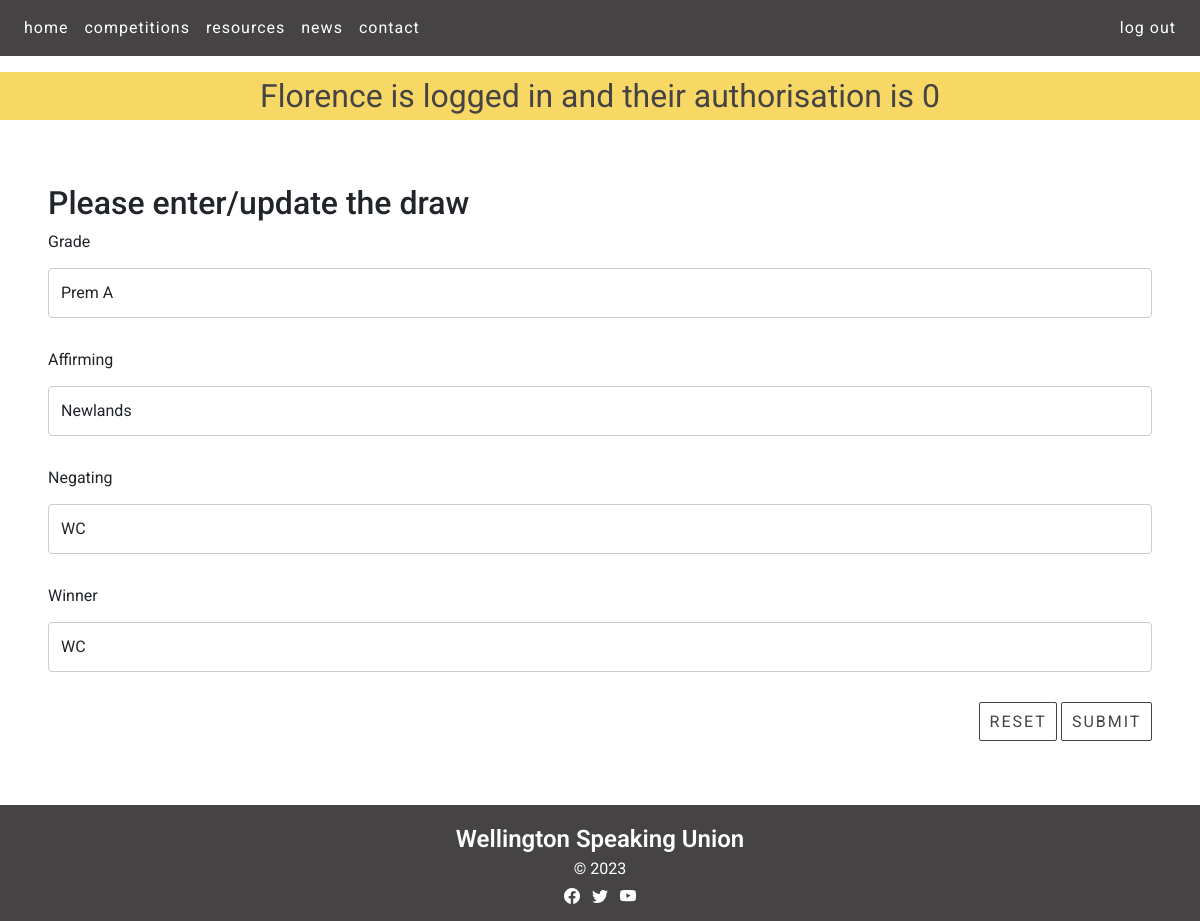
Before: /draw_cud?id=3&task=update (signed in) with the older database file.
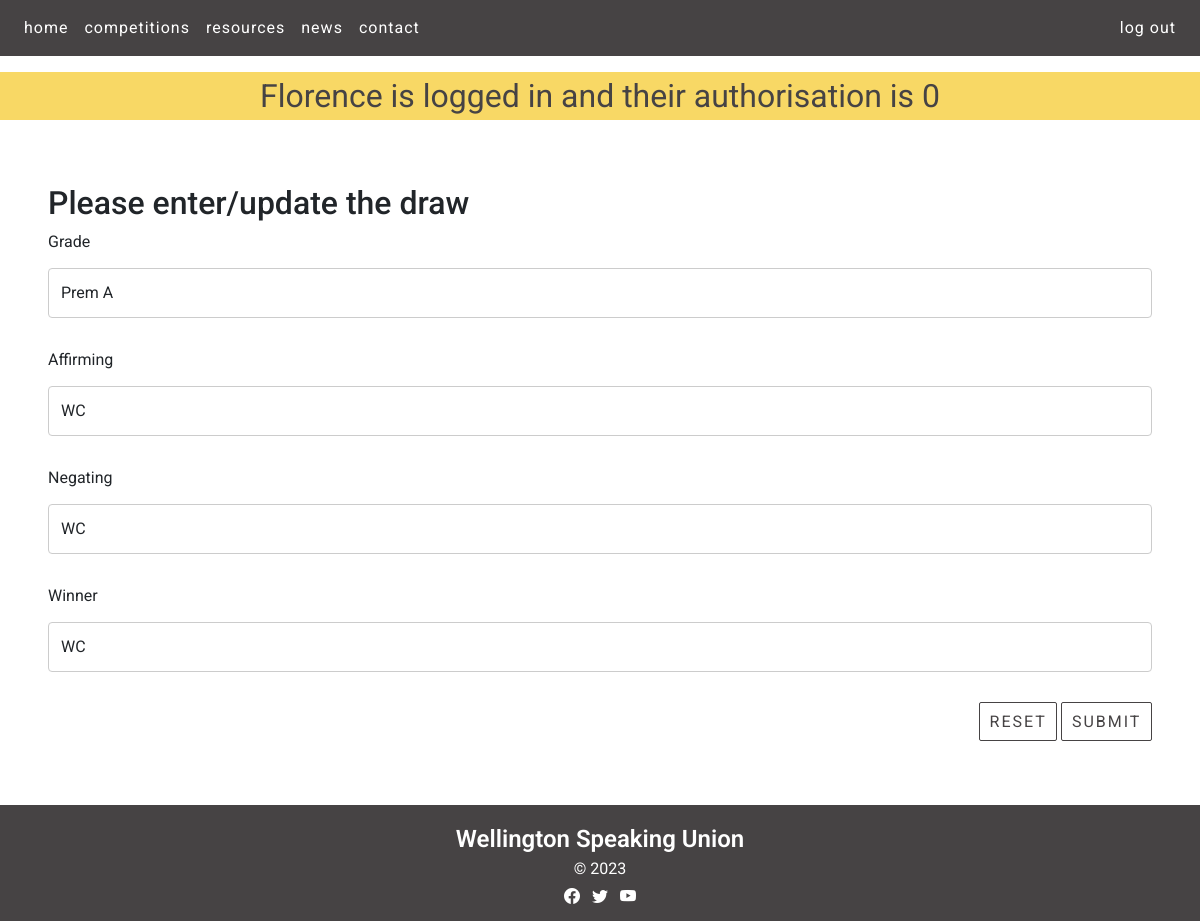
After: the same page with the newer database file.
### tables this page shows
CREATE TABLE draw(
    draw_id integer primary key autoincrement not null,
    grade text not null,
    round integer not null,
    affirming text not null,
    negating text not null,
    winner text
);

### server.py (the view, shortened to what this page needs)
@app.route ('/draw_cud', methods=["GET", "POST"])
def draw_cud():
    data = request.args
    required_keys = ['id', 'task']
    for k in required_keys:
        if k not in data.keys():
            message = "Do not know what to do with read update on news (key not present)"
            return render_template('error.html', message=message)
    if request.method == "GET":
        if data['task'] == 'delete':
            sql = "delete from draw where draw_id = ?"
            values_tuple = (data['id'],)
            result = run_commit_query(sql, values_tuple, db_path)
            return redirect(url_for('competitions'))
        elif data['task'] == "update":
            sql = """select grade, round, affirming, negating, winner from draw where draw_id=?"""
            values_tuple = (data['id'],)
            result = run_search_query_tuples(sql, values_tuple, db_path, True)
            result=result[0]
            return render_template("draw_cud.html",
                                   **result,
                                   id=data['id'],
                                   task=data['task'])
        elif data['task'] == 'add':
            temp = {'grade': 'prem', 'round': '4', 'affirming': 'affirming team', 'negating': 'negating team', 'winner': 'winning team'}
            return render_template("draw_cud.html",
                                    id=0,
                                    task=data['task'],
                                    **temp)
        else:
            message = "Unrecognised task coming from news page"
            return render_template('error.html', message=message)

### db_functions.py (called while the page is built)
def run_search_query_tuples(sql_query, values_tuple, file_path, rowfactory=False):
    result = None
    try:
        db = sqlite3.connect(file_path)
        if rowfactory:
            db.row_factory = sqlite3.Row
        cursor = db.cursor()
        cursor.execute(sql_query, values_tuple)
        result = cursor.fetchall()
        cursor.close()
    except sqlite3.Error as error:
        print("Error running search query tuples: {}".format(error))
        return None
    db.close()
    if result is None:
        print("No search values were found")
    return result

### templates/draw_cud.html (shortened to what this page needs)
{% extends "layout.html" %}
{% block content %}
<div class="recent-news-containers white-bg">
  <div class="news p-4 my-4">
    <h2>Please enter/update the draw</h2>
    <form action="{{url_for('draw_cud', id=id, task=task)}}" method="POST">
      <div>
        <label for="grade" class="form-label">Grade</label>
        <input type="text" class="form-control" id="grade" name="grade" placeholder="" value="{{grade}}" required>
      </div>
      <div>
        <label for="affirming" class="form-label">Affirming</label>
        <input type="text" class="form-control" id="affirming" name="affirming" placeholder="" value="{{affirming}}" required>
      </div>
      <div>
        <label for="negating" class="form-label">Negating</label>
        <input type="text" class="form-control" id="negating" name="negating" placeholder="" value="{{negating}}" required>
      </div>
      <div>
        <label for="winner" class="form-label">Winner</label>
        <input type="text" class="form-control" id="winner" name="winner" placeholder="" value="{{winner}}" required>
      </div>
      <div class="text-end">
        <button type="reset" class="btn btn-primary recent-news-button">Reset</button>
        <button type="submit" class="btn btn-primary recent-news-button">Submit</button>
      </div>
    </form>
  </div>
</div>
{% endblock %}

Changed rows visible on the page:
changed draw "Prem A": affirming "Newlands" → "WC"
